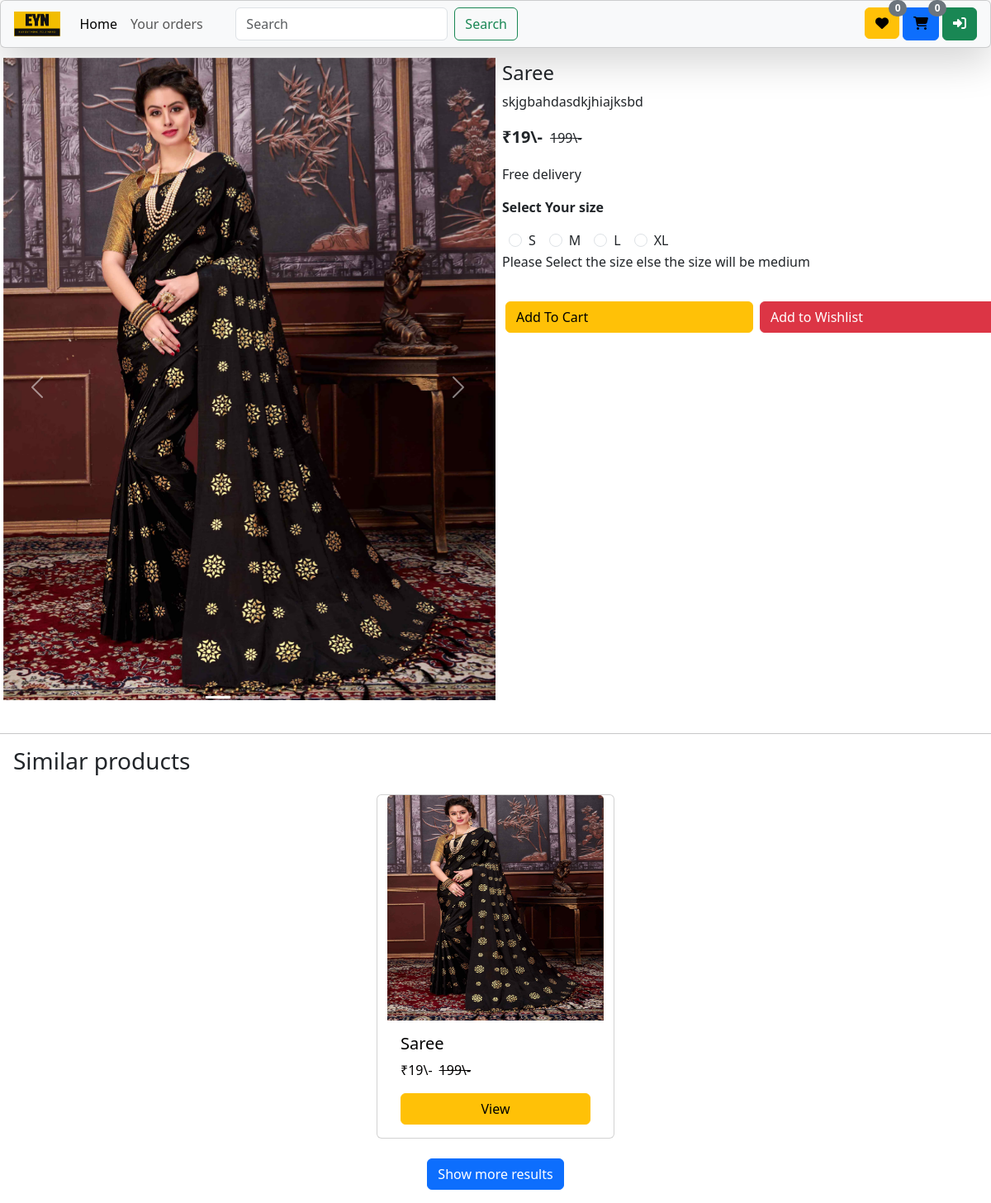
Page /product/18beaf923479429d9966675b06f396f5/ on the earlier database version.
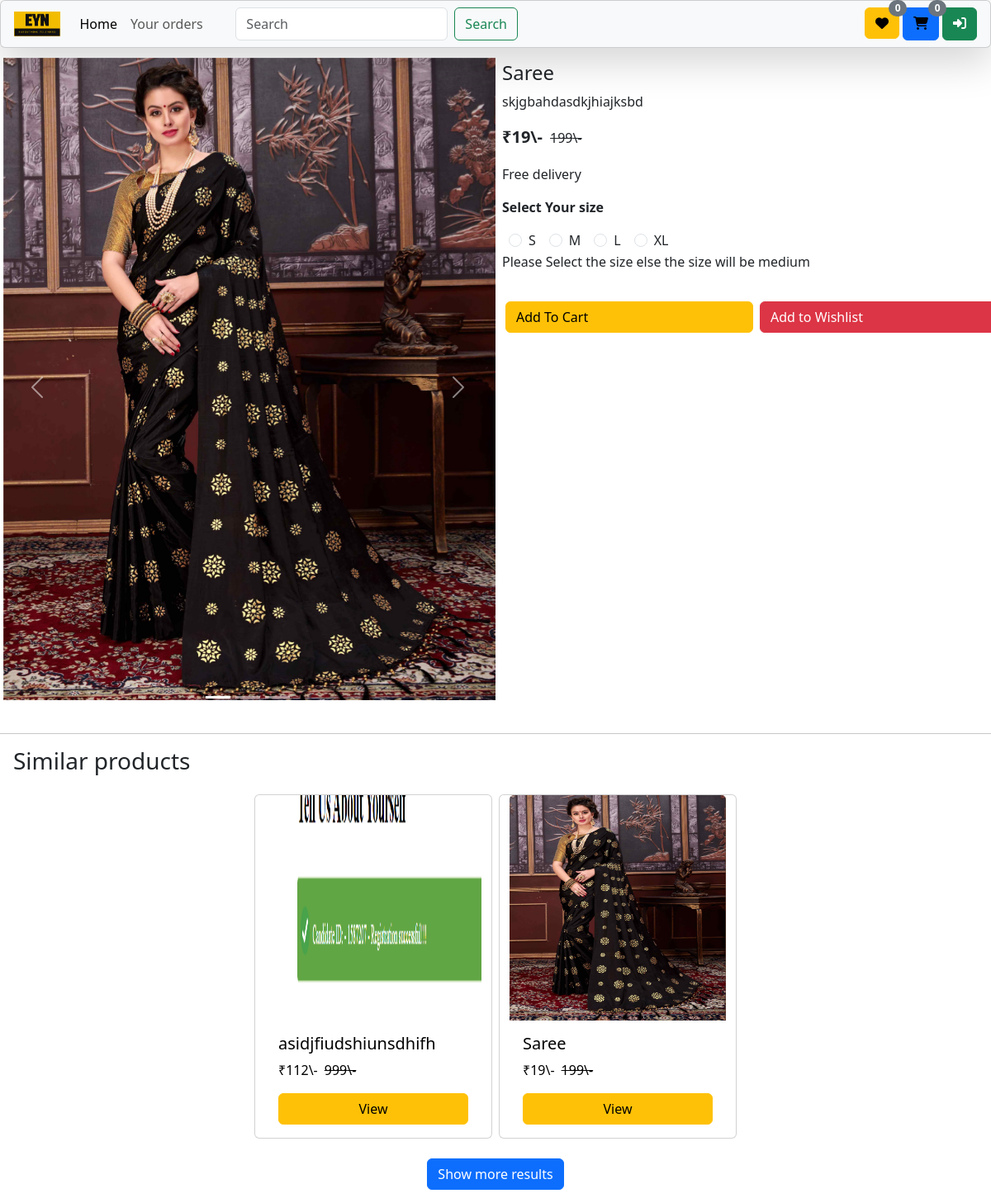
Same page on the later database version.
### home/models.py (models this page shows, shortened)
class BaseModel(models.Model):
    product_uuid = models.UUIDField(default=uuid.uuid4, editable=False, primary_key=True )
    created_at = models.DateField(auto_now_add=True)
    updated_at = models.DateField(auto_now_add=True)
    class Meta:
        abstract = True

class sizes(BaseModel):
    size = models.CharField(max_length=100, null=True, blank=True)

class products(BaseModel):
    product_category = models.CharField(max_length=100)
    product_image = models.ImageField(upload_to="products", null=True, blank=True)
    product_image1 = models.ImageField(upload_to="products", null=True, blank=True)
    product_image2 = models.ImageField(upload_to="products", null=True, blank=True)
    product_name = models.CharField(max_length=100)
    real_price = models.IntegerField(default=1)
    discounted_price = models.IntegerField(default=1)
    product_description = models.TextField()
    size = models.CharField(max_length=100, default="medium")

### home/views.py (the view, shortened to what this page needs)
# urls.py: path('product/<product_uuid>/', product_page, name="product"),
def product_page(request, product_uuid):
    user = request.user
    items = products.objects.get(product_uuid = product_uuid)
    category = items.product_category
    similar = products.objects.filter(product_category = category)
    similar = sample(list(similar), min(8, len(similar)))
    length = 0
    w_length = 0
    if user.is_authenticated:
        length = len(cart_items.objects.filter(cart__user=user, cart__is_paid=False))
        w_length = len(wishlist.objects.filter(user=user))
    size = sizes.objects.all()
    context = {"item":items, "user":user}
    product = products.objects.all()
    searched = False
    context['similars']=similar
    context['length']=length
    context['w_length']=w_length
    context['sizes']=size
    if request.GET.get('size'):
        Size = request.GET.get('size')
        print(Size)
        context['selected_size'] = Size
    return render(request, "product.html", context = context)

### home/templates/product.html (shortened to what the changed rows need)
{% extends "base.html" %}
{% block start %}
{% if searched %}
<div class="d-flex o-hide " style="justify-content: center;
margin-top: 66px;
">
    <div class="row d-flex infinite-container" style="justify-content: center;">
    {% for result in products %}
    <div class="card p_card mx-1 col-12 my-2 products-media">
    <a href="/product/{{result.product_uuid}}"><img src="/media/{{result.product_image}}" class="card-img-top" alt="..." >
        <div class="card-body">
            <h5 class="card-title">{{result.product_name|slice:":20"}}...</h5>
            <div class="d-flex">
              <p class="card-text">₹{{result.discounted_price}}\-</p>
              <strike><p class="card-text mx-2">{{result.real_price}}\-</p></strike>
            </div>
            <a href="/product/{{result.product_uuid}}" class="btn btn-warning bigCard d-flex" style="justify-content: center;">View</a>
        </div></a>
    </div>
  {% endfor %}
  </div>
  </div>
<div class="d-flex" style="justify-content: center;">
  <div class="pagination">
    <span class="step-links">
        {% if products.has_previous %}
            <a class="btn btn-outline-success my-2" href="?search={{search}}&page=1">&laquo; first</a>
            <a class="btn btn-outline-success my-2" href="?search={{search}}&page={{ products.previous_page_number }}">previous</a>
        {% endif %}
        <span class="current">
            Page {{ products.number }} of {{ products.paginator.num_pages }}.
        </span>
        {% if products.has_next %}
            <a class="btn btn-outline-success my-2" href="?search={{search}}&page={{ products.next_page_number }}">next</a>
            <a class="btn btn-outline-success my-2" href="?search={{search}}&page={{ products.paginator.num_pages }}">last &raquo;</a>
        {% endif %}
    </span>
</div>
</div>
{% else %}
<div class="details" style="
margin-top: 66px;
">
<div id="carouselExampleIndicators" class="carousel slide parent-carousel d-flex">
  <div class="carousel-indicators">
    <button type="button" data-bs-target="#carouselExampleIndicators" data-bs-slide-to="0" class="active" aria-current="true" aria-label="Slide 1"></button>
    <button type="button" data-bs-target="#carouselExampleIndicators" data-bs-slide-to="1" aria-label="Slide 2"></button>
    <button type="button" data-bs-target="#carouselExampleIndicators" data-bs-slide-to="2" aria-label="Slide 3"></button>
  </div>
  <div class="carousel-inner">
    <div class="media-carousel">
    <div class="carousel-item active">
      <img src="/media/{{item.product_image}}" class="d-block w-60 mx-1 my-1" alt="...">
    </div>
  </div>
  </div>
  <button class="carousel-control-prev" type="button" data-bs-target="#carouselExampleIndicators" data-bs-slide="prev">
    <span class="carousel-control-prev-icon" aria-hidden="true"></span>
  </button>
  <button class="carousel-control-next" type="button" data-bs-target="#carouselExampleIndicators" data-bs-slide="next">
    <span class="carousel-control-next-icon" aria-hidden="true"></span>
  </button>
</div>
<div class="mx-2 my-2">
  <h4>{{item.product_name}}</h4>
  <p>{{item.product_description}}</p>
  <div class="d-flex">
    <strong><p style="margin-right: 5px;font-size: 20px;">₹{{item.discounted_price}}\-</p></strong>
    <strike><p class="p-1">{{item.real_price}}\-</p></strike>
  </div>
  <p>Free delivery</p>
  {% if item.product_category == "Mens Winter Wear" or item.product_category == "Mens Bottom Wear" or item.product_category == "Mens Ethnic Wear" or item.product_category == "Sarees" or item.product_category == "Kurtis" %}
  <b><p>Select Your size</p></b>
  <div class="d-flex radio" >
    {% for size in sizes %}
    <div class="form-check mx-2">
      <input class="form-check-input" onchange="get_size('{{size.size}}')" name="selected_size" {% if selected_size == size.size %} checked {% endif %} type="radio" name="flexRadioDefault" id="flexRadioDefault1">
      <label class="form-check-label" for="flexRadioDefault1">
        {{size.size}}
      </label>
    </div>
    {% endfor %}
  </div>
  <p>Please Select the size else the size will be medium</p>
  {% endif %}
  <div class="disp">
    <a href="/add-to-cart/{{item.product_uuid}}/?size={{selected_size}}"><button class="btn btn-warning d-flex checkout mx-1">Add To Cart</button></a>
    <a href="/wishlist/{{item.product_uuid}}"><div class="btn btn-danger d-flex checkout mx-1">Add to Wishlist</div></a>
  </div>
</div>
</div>
<hr>
<h3 class="mx-3 mb-3">Similar products</h3>
<div class="d-flex o-hide my-2" style="justify-content: center;">
  <div class="row d-flex" style="justify-content: center;">
  {% for similar in similars %}
  <div class="card mx-1 my-2 products-media">
  <a href="/product/{{similar.product_uuid}}"><img src="/media/{{similar.product_image}}" class="card-img-top" alt="...">
      <div class="card-body">
          <h5 class="card-title">{{similar.product_name|slice:":20"}}</h5>
          <div class="d-flex">
            <p class="card-text">₹{{similar.discounted_price}}\-</p>
            <strike><p class="card-text mx-2">{{similar.real_price}}\-</p></strike>
          </div>
          <a href="/product/{{similar.product_uuid}}" class="btn btn-warning bigCard d-flex" style="justify-content: center;">View</a>
      </div></a>
  </div>
{% endfor %}
</div>
</div>
<div class="d-flex my-3" style="justify-content: center;">
<a href="/products/{{item.product_category}}"><div class="btn btn-primary">Show more results</div></a>
</div>
{% endif %}
{% endblock %}

Differences in the rows shown:
added products: product_image (picture), product_name "asidjfiudshiunsdhifh", discounted_price "112", real_price "999"
